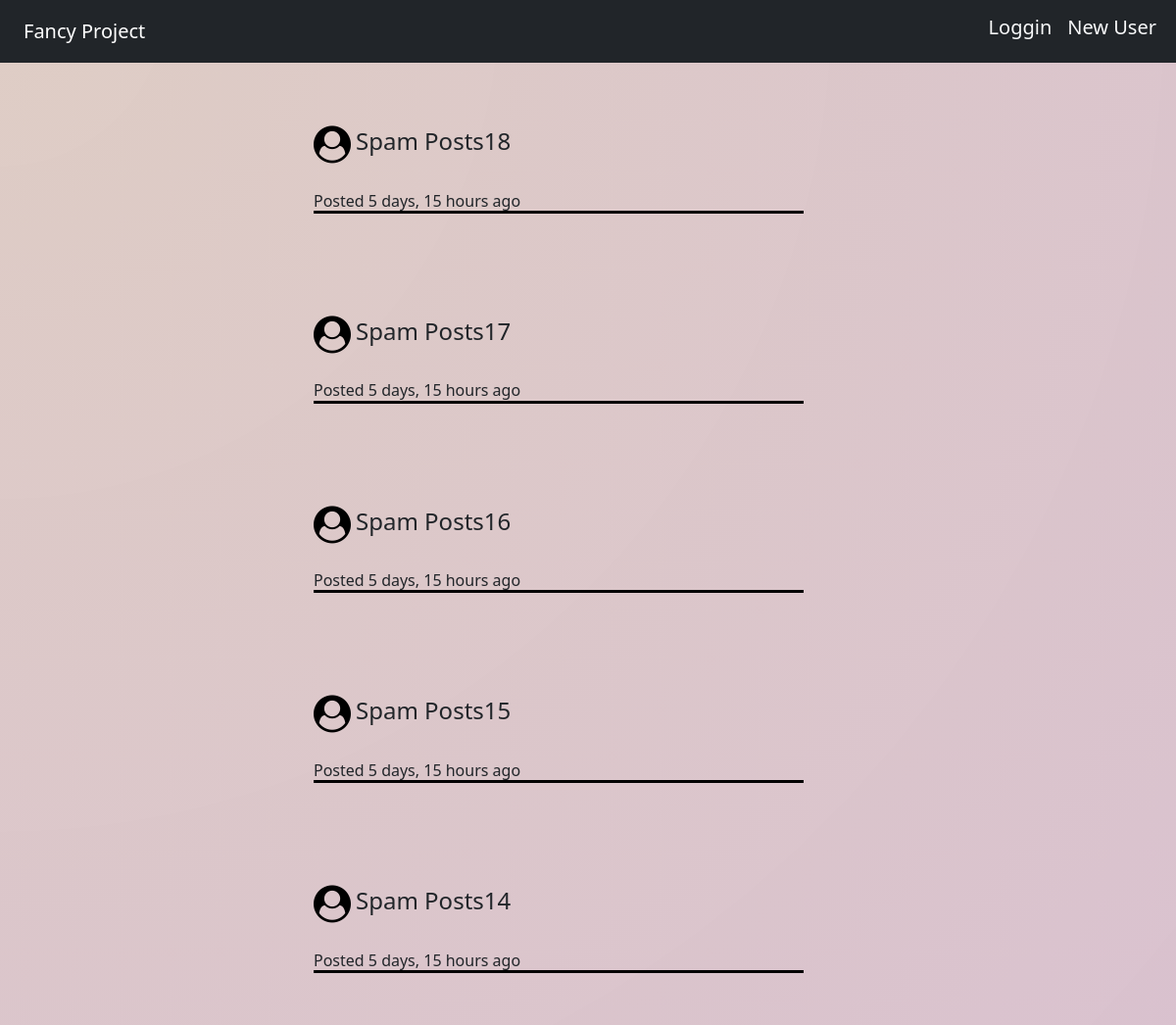
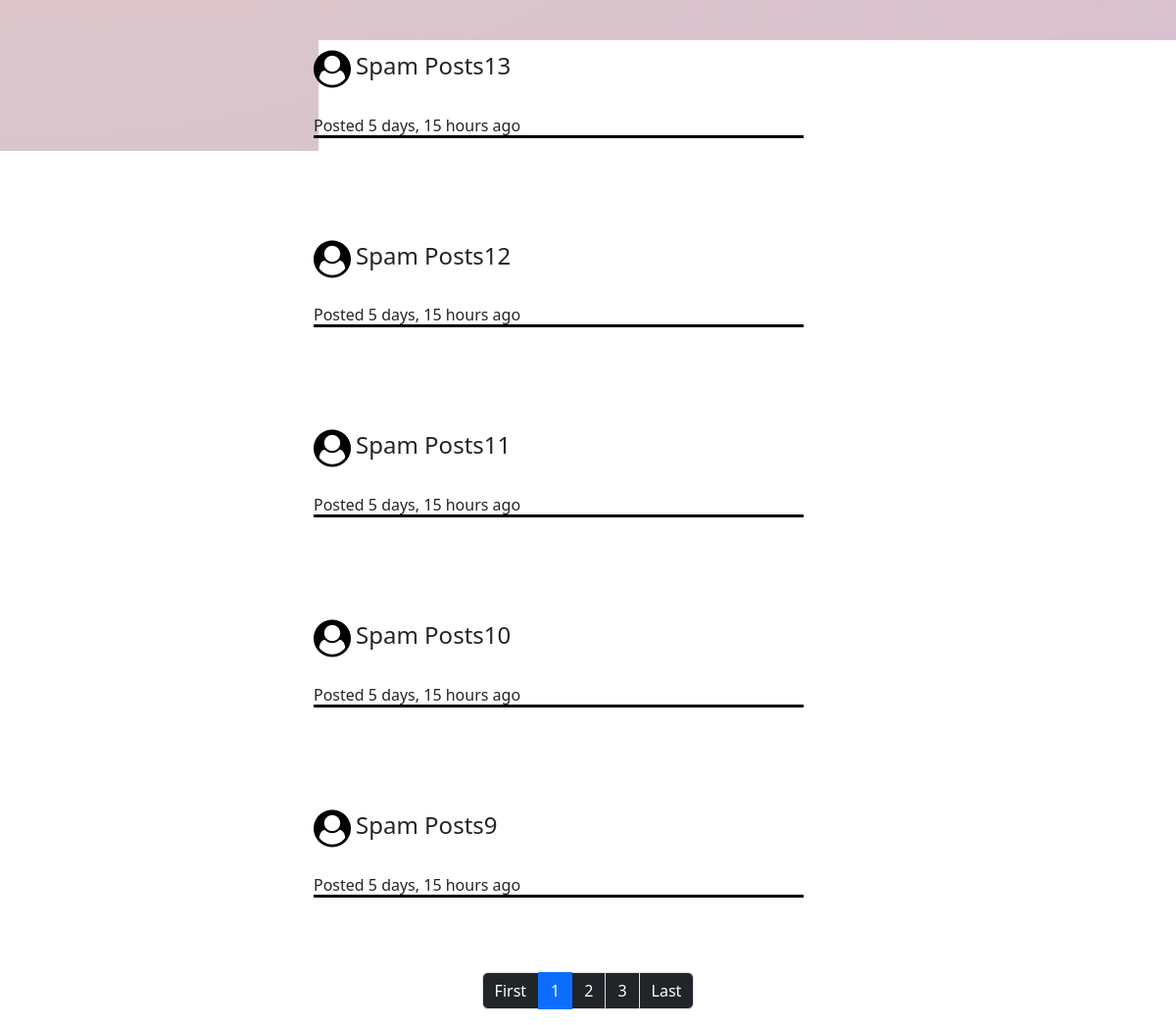
The page / on the database its author committed (2 pictures, top to bottom).
### solo_project/models.py (models this page shows)
class Post(models.Model):
    user = models.ForeignKey(User, related_name="Post", on_delete= models.CASCADE)
    caption = models.CharField(max_length=50)
    text = models.CharField(max_length=300)
    created_at = models.DateTimeField(auto_now_add=True)
    updated_at = models.DateTimeField(auto_now=True)
    edited = models.BooleanField(default=False)

class User(models.Model):
    username = models.CharField(max_length=25)
    email = models.CharField(max_length=50)
    password = models.CharField(max_length=500)

### solo_project/views.py (the view)
# urls.py: path('', views.index),
def index(request):
    all = {}
    count = Post.objects.count()
    countTen = math.ceil(count/10)
    split = list(range(0,countTen))
    posts = Post.objects.order_by("-created_at")[:10]
    all["posts"] = posts
    all["split"] = split
    all["last"] = countTen
    all["page"] = 0
    return render(request, "index.html", context=all)

### solo_project/templates/index.html (shortened to what this page needs)
{% extends "base.html" %}
{% block content%}
{% load static %}
{% load humanize %}
<link rel="stylesheet" href="{% static 'css/index.css' %}">
<div id="pages">
    {% if posts %}
    {% for post in posts %}
    <div class="card" style="border: rgba(12, 12, 12, .03); background-color: transparent; margin: 2.5% 12.5% 5% 7.5%;">
        <div class="container-fluid" style="display: flex; justify-content: center;">
            <h4 class="caption" style="width: 500px;">
                <div class="post">
                    <div><i class="fa fa-user-circle" onclick="logUserId('{{post.user.id}}')"
                            style="font-size:38px;color:black;margin-right: 5px;"></i></div>
                    <h4 class="caption" onclick="viewPost({{post.id}})">{{post.caption}}</h4>
                </div>
                <div>
                    {% if post.edited == True %}
                    <br>
                    <h6 class="date-border">Updated {{post.updated_at|naturaltime}}</h6>
                    <span class="badge bg-secondary" role="button">Edited</span>
                    {% else %}
                    <br>
                    <h6 class="date-border">Posted {{post.created_at|naturaltime}}</h6>
                    {% endif %}
                </div>
            </h4>
        </div>
    </div>
    {% endfor %}
    {% else %}
    <div style="display: flex; justify-content: center; align-items: center; height: 100vh;">
        <h3>There are no posts</h3>
    </div>
    {% endif %}
    <nav>
        <ul class="pagination">
            <li class="page-item"><a class="page-link" onclick="viewPage({{0}})">First</a></li>
            {% for num in split %}
            <li class="page-item {% if page == num %} active {% endif %}" onclick="viewPage({{num}})"><a
                    class="page-link">{{num|add:1}}</a></li>
            {% endfor %}
            <li class="page-item"><a class="page-link" onclick="viewPage({{last|add:-1}})">Last</a></li>
        </ul>
    </nav>
</div>
{% endblock %}

### solo_project/templates/base.html (shortened to what this page needs)
<!DOCTYPE html>
<html lang="en">
{% load static %}
<head>
    <link href="https://cdn.jsdelivr.net/npm/bootstrap@5.3.1/dist/css/bootstrap.min.css" rel="stylesheet">
    <link rel="stylesheet" href="https://cdnjs.cloudflare.com/ajax/libs/font-awesome/4.7.0/css/font-awesome.min.css">
</head>
<link rel="stylesheet" href="{% static 'css/base.css' %}">
<body>
    <div class="spin"></div>
{% include 'navbar.html' %}
{% block content %}
{% endblock %}
</body>
</html>

### solo_project/templates/navbar.html (shortened to what this page needs)
{% load static %}
<link rel="stylesheet" href="{% static 'css/navbar.css' %}">
<nav class="navbar navbar-expand-lg navbar-dark bg-dark fixed-top" style="z-index: 91;">
    <div class="container-fluid">
        <div class="container-fluid">
            <a class="navbar-brand typeh" href="/">Fancy Project</a>
        </div>
        <div class="collapse navbar-collapse" id="navbarSupportedContent">
            <ul class="navbar-nav me-auto mb-2 mb-lg-0">
                {%if request.session.id%}
                <li class="nav-item">
                    <a class="nav-link active nav-link-custom" aria-current="page" style="display: flex; align-items: last baseline;"  id="newPostButton" onclick="newPostRequest()">
                        <i class="navcon fa fa-plus" style="font-size:20px;color:white; margin-right: 7.5px;"></i>
                        <h5 class="text-light  navtem">New post</h5>
                    </a>
                </li>
                <li class="nav-item">
                    <a class="nav-link active nav-link-custom" aria-current="page" style="display: flex; align-items: last baseline;" id="myPosts" onclick="getMyPosts()">
                        <i class="fa fa-user-circle navcon" style="font-size:20px;color:white; margin-right: 7.5px;"></i>
                        <h5 class="text-light navtem">My Posts</h5>
                    </a>
                </li>
                <li class="nav-item">
                    <a class="nav-link active nav-link-custom" aria-current="page" style="display: flex; align-items: last baseline;" href="/loggout">
                        <i class="fa fa-sign-out navcon" style="font-size:20px;color:white; margin-right: 7.5px;"></i>
                        <h5 class="text-light  navtem">Loggout</h5>
                    </a>
                </li>
                {% else %}
                <li class="nav-item">
                    <a class="nav-link active nav-link-custom" aria-current="page" style="display: flex; align-items: last baseline;" id="logginButton" onclick="logginRequest()">
                        <h5 class="text-light  navtem">Loggin</h5>
                    </a>
                </li>
                <li class="nav-item">
                    <a class="nav-link active nav-link-custom" aria-current="page" style="display: flex; align-items: last baseline;" id="addUserButton" onclick="addUserRequest()">
                        <h5 class="text-light  navtem">New User</h5>
                    </a>
                </li>
                {%endif%}
            </ul>
        </div>
    </div>
</nav>

### solo_project/static/css/base.css (style rules this page uses)
.spin { position: fixed; top: 0; left: 0; width: 200vw; height: 300vh; transform: translate(-50%, -50%); background: repeating-radial-gradient(#89492b46 0%, #7e2c5d4b 100%); pointer-events: none; }

### solo_project/static/css/navbar.css (style rules this page uses)
.navtem { white-space: nowrap; }
@media (min-width: 992px) { .typeh { display: block !important; } }

### solo_project/static/css/index.css (style rules this page uses)
.date-border { border-bottom: solid black; }
#pages { padding-top: 70px; }
.post { display: flex; align-items: end; }
.caption { width: fit-content; word-wrap: break-word; padding-top: 15px; cursor: pointer; }
.pagination { border-bottom: none; display: flex; justify-content: center; }
.page-link { background-color: rgb(var(--bs-body-color-rgb)); color: rgb(var(--bs-body-bg-rgb)); }

### rows shown on the page
Post: caption "Spam Posts18", created_at "5 days, 15 hours ago"
Post: caption "Spam Posts17", created_at "5 days, 15 hours ago"
Post: caption "Spam Posts16", created_at "5 days, 15 hours ago"
Post: caption "Spam Posts15", created_at "5 days, 15 hours ago"
Post: caption "Spam Posts14", created_at "5 days, 15 hours ago"
Post: caption "Spam Posts13", created_at "5 days, 15 hours ago"
Post: caption "Spam Posts12", created_at "5 days, 15 hours ago"
Post: caption "Spam Posts11", created_at "5 days, 15 hours ago"
Post: caption "Spam Posts10", created_at "5 days, 15 hours ago"
Post: caption "Spam Posts9", created_at "5 days, 15 hours ago"

### other values the page prints
{{ num|add:1 }} "1" "2" "3"
